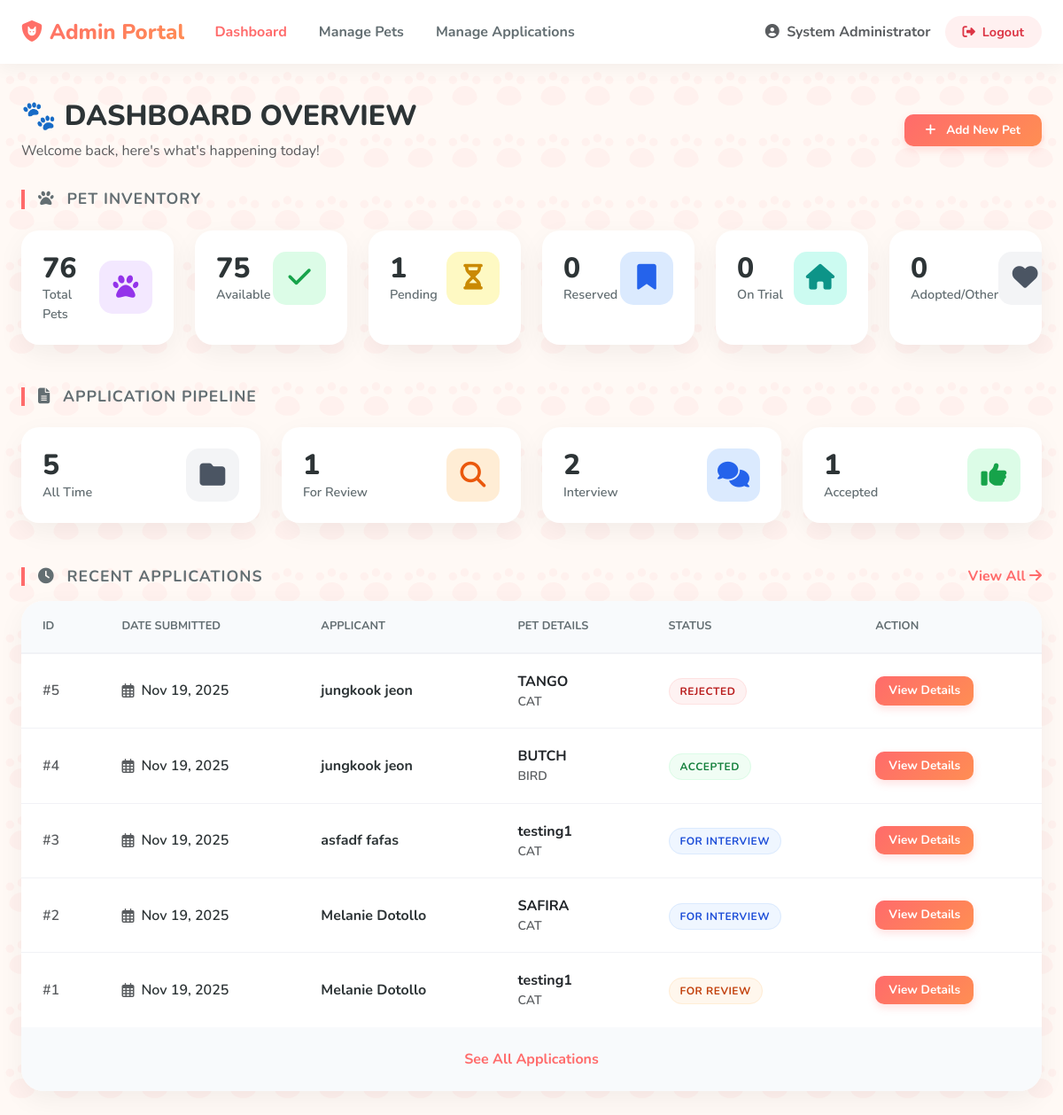
Screenshot of /pet-adoption-system/admin/dashboard.php (signed in) with the database file from the repository.
### tables this page shows
CREATE TABLE `adoption_applications` (
  `application_id` int(11) NOT NULL,
  `adopter_id` int(11) NOT NULL,
  `animal_id` varchar(20) NOT NULL,
  `application_date` timestamp NOT NULL DEFAULT current_timestamp(),
  `status` enum('For Review','For Interview','Accepted','Rejected') DEFAULT 'For Review',
  `notes` text DEFAULT NULL,
  `interview_scheduled_date` datetime DEFAULT NULL,
  `decision_date` date DEFAULT NULL,
  `rejection_reason` text DEFAULT NULL,
  `updated_at` timestamp NOT NULL DEFAULT current_timestamp() ON UPDATE current_timestamp()
);

CREATE TABLE `pets` (
  `animal_id` varchar(20) NOT NULL,
  `intake_type` varchar(50) NOT NULL,
  `intake_date` date NOT NULL,
  `pet_name` varchar(100) NOT NULL,
  `animal_type` varchar(50) NOT NULL,
  `pet_age` varchar(50) NOT NULL,
  `pet_size` varchar(20) NOT NULL,
  `color` varchar(100) NOT NULL,
  `breed` varchar(100) NOT NULL,
  `sex` char(1) NOT NULL,
  `adoption_status` enum('Available','Pending','Reserved','Trial') DEFAULT 'Available',
  `photo_path` varchar(255) DEFAULT NULL,
  `description` text DEFAULT NULL,
  `created_at` timestamp NOT NULL DEFAULT current_timestamp()
);

### pet-adoption-system/includes/session.php (called while the page is built, shortened)
<?php
function getAdminName() {
    return $_SESSION['admin_name'] ?? 'Admin';
}
?>

### pet-adoption-system/admin/dashboard.php (the view, shortened to what this page needs)
<?php
require_once '../includes/session.php';
require_once '../config/database.php';
$stats = [];
$stmt = $pdo->query("SELECT adoption_status, COUNT(*) as count FROM pets GROUP BY adoption_status");
while ($row = $stmt->fetch()) {
    $stats[$row['adoption_status']] = $row['count'];
}
$stats['total_pets'] = $pdo->query("SELECT COUNT(*) FROM pets")->fetchColumn();
$stats['available'] = $stats['Available'] ?? 0;
$stats['pending'] = $stats['Pending'] ?? 0;
$stats['reserved'] = $stats['Reserved'] ?? 0;
$stats['trial'] = $stats['Trial'] ?? 0;
$stats['total_apps'] = $pdo->query("SELECT COUNT(*) FROM adoption_applications")->fetchColumn();
$stats['for_review'] = $pdo->query("SELECT COUNT(*) FROM adoption_applications WHERE status = 'For Review'")->fetchColumn();
$stats['for_interview'] = $pdo->query("SELECT COUNT(*) FROM adoption_applications WHERE status = 'For Interview'")->fetchColumn();
$stats['accepted'] = $pdo->query("SELECT COUNT(*) FROM adoption_applications WHERE status = 'Accepted'")->fetchColumn();
$stats['rejected'] = $pdo->query("SELECT COUNT(*) FROM adoption_applications WHERE status = 'Rejected'")->fetchColumn();
$recent_apps = $pdo->query("
    SELECT aa.application_id, aa.application_date, aa.status,
           CONCAT(a.first_name, ' ', a.last_name) as applicant_name,
           p.pet_name, p.animal_type
    FROM adoption_applications aa
    JOIN adopters a ON aa.adopter_id = a.adopter_id
    JOIN pets p ON aa.animal_id = p.animal_id
    ORDER BY aa.application_date DESC
    LIMIT 10
")->fetchAll();
?>
<!DOCTYPE html>
<html lang="en">
<head>
    <link href="https://cdn.jsdelivr.net/npm/bootstrap@5.3.0/dist/css/bootstrap.min.css" rel="stylesheet">
    <link rel="stylesheet" href="https://cdnjs.cloudflare.com/ajax/libs/font-awesome/6.4.0/css/all.min.css">
</head>
<body>
    <nav class="navbar navbar-expand-lg fixed-top">
        <div class="container-fluid px-4">
            <a class="navbar-brand" href="dashboard.php">
                <i class="fas fa-shield-cat me-2"></i>Admin Portal
            </a>
            <div class="collapse navbar-collapse" id="navbarNav">
                <ul class="navbar-nav me-auto">
                    <li class="nav-item">
                        <a class="nav-link active" href="dashboard.php">Dashboard</a>
                    </li>
                    <li class="nav-item">
                        <a class="nav-link" href="manage-pets.php">Manage Pets</a>
                    </li>
                    <li class="nav-item">
                        <a class="nav-link" href="manage-applications.php">Manage Applications</a>
                    </li>
                </ul>
                <ul class="navbar-nav align-items-center">
                    <li class="nav-item me-3">
                        <span class="text-muted fw-bold">
                            <i class="fas fa-user-circle me-1"></i> <?= htmlspecialchars(getAdminName()) ?>
                        </span>
                    </li>
                    <li class="nav-item">
                        <a class="btn-logout" href="logout.php">
                            <i class="fas fa-sign-out-alt me-1"></i> Logout
                        </a>
                    </li>
                </ul>
            </div>
        </div>
    </nav>
    <div class="container-fluid px-4" style="padding-top: 80px; padding-bottom: 40px;">
        <div class="dashboard-header d-flex justify-content-between align-items-center">
            <div>
                <h2 class="page-title">🐾 DASHBOARD OVERVIEW</h2>
                <p class="text-muted mb-0">Welcome back, here's what's happening today!</p>
            </div>
            <a href="add-pet.php" class="btn btn-view py-2 px-4">
                <i class="fas fa-plus me-2"></i> Add New Pet
            </a>
        </div>
        <h5 class="section-title"><i class="fas fa-paw me-2"></i> Pet Inventory</h5>
        <div class="row g-4 mb-5">
            <div class="col-xl-2 col-md-4 col-sm-6">
                <div class="stat-card stat-purple">
                    <div class="stat-card-body">
                        <div class="stat-text">
                            <h3><?= $stats['total_pets'] ?></h3>
                            <p>Total Pets</p>
                        </div>
                        <div class="stat-icon-wrapper">
                            <i class="fas fa-paw"></i>
                        </div>
                    </div>
                </div>
            </div>
            <div class="col-xl-2 col-md-4 col-sm-6">
                <div class="stat-card stat-green">
                    <div class="stat-card-body">
                        <div class="stat-text">
                            <h3><?= $stats['available'] ?></h3>
                            <p>Available</p>
                        </div>
                        <div class="stat-icon-wrapper">
                            <i class="fas fa-check"></i>
                        </div>
                    </div>
                </div>
            </div>
            <div class="col-xl-2 col-md-4 col-sm-6">
                <div class="stat-card stat-yellow">
                    <div class="stat-card-body">
                        <div class="stat-text">
                            <h3><?= $stats['pending'] ?></h3>
                            <p>Pending</p>
                        </div>
                        <div class="stat-icon-wrapper">
                            <i class="fas fa-hourglass-half"></i>
                        </div>
                    </div>
                </div>
            </div>
            <div class="col-xl-2 col-md-4 col-sm-6">
                <div class="stat-card stat-blue">
                    <div class="stat-card-body">
                        <div class="stat-text">
                            <h3><?= $stats['reserved'] ?></h3>
                            <p>Reserved</p>
                        </div>
                        <div class="stat-icon-wrapper">
                            <i class="fas fa-bookmark"></i>
                        </div>
                    </div>
                </div>
            </div>
            <div class="col-xl-2 col-md-4 col-sm-6">
                <div class="stat-card stat-teal">
                    <div class="stat-card-body">
                        <div class="stat-text">
                            <h3><?= $stats['trial'] ?></h3>
                            <p>On Trial</p>
                        </div>
                        <div class="stat-icon-wrapper">
                            <i class="fas fa-home"></i>
                        </div>
                    </div>
                </div>
            </div>
            <div class="col-xl-2 col-md-4 col-sm-6">
                <div class="stat-card stat-gray">
                    <div class="stat-card-body">
                        <div class="stat-text">
                            <h3><?= $stats['total_pets'] - $stats['available'] - $stats['pending'] - $stats['reserved'] - $stats['trial'] ?></h3>
                            <p>Adopted/Other</p>
                        </div>
                        <div class="stat-icon-wrapper">
                            <i class="fas fa-heart"></i>
                        </div>
                    </div>
                </div>
            </div>
        </div>
        <h5 class="section-title"><i class="fas fa-file-alt me-2"></i> Application Pipeline</h5>
        <div class="row g-4 mb-5">
            <div class="col-md-3">
                <div class="stat-card stat-gray">
                    <div class="stat-card-body">
                        <div class="stat-text">
                            <h3><?= $stats['total_apps'] ?></h3>
                            <p>All Time</p>
                        </div>
                        <div class="stat-icon-wrapper">
                            <i class="fas fa-folder"></i>
                        </div>
                    </div>
                </div>
            </div>
            <div class="col-md-3">
                <div class="stat-card stat-orange">
                    <div class="stat-card-body">
                        <div class="stat-text">
                            <h3><?= $stats['for_review'] ?></h3>
                            <p>For Review</p>
                        </div>
                        <div class="stat-icon-wrapper">
                            <i class="fas fa-search"></i>
                        </div>
                    </div>
                </div>
            </div>
            <div class="col-md-3">
                <div class="stat-card stat-blue">
                    <div class="stat-card-body">
                        <div class="stat-text">
                            <h3><?= $stats['for_interview'] ?></h3>
                            <p>Interview</p>
                        </div>
                        <div class="stat-icon-wrapper">
                            <i class="fas fa-comments"></i>
                        </div>
                    </div>
                </div>
            </div>
            <div class="col-md-3">
                <div class="stat-card stat-green">
                    <div class="stat-card-body">
                        <div class="stat-text">
                            <h3><?= $stats['accepted'] ?></h3>
                            <p>Accepted</p>
                        </div>
                        <div class="stat-icon-wrapper">
                            <i class="fas fa-thumbs-up"></i>
                        </div>
                    </div>
                </div>
            </div>
        </div>
        <div class="row">
            <div class="col-12">
                <div class="d-flex justify-content-between align-items-center mb-3">
                    <h5 class="section-title mb-0"><i class="fas fa-clock me-2"></i> Recent Applications</h5>
                    <a href="manage-applications.php" class="text-decoration-none fw-bold" style="color: var(--primary-color);">View All <i class="fas fa-arrow-right"></i></a>
                </div>
                <div class="table-card">
                    <div class="table-responsive">
                        <table class="table custom-table">
                            <thead>
                                <tr>
                                    <th>ID</th>
                                    <th>Date Submitted</th>
                                    <th>Applicant</th>
                                    <th>Pet Details</th>
                                    <th>Status</th>
                                    <th>Action</th>
                                </tr>
                            </thead>
                            <tbody>
                                <?php if (count($recent_apps) > 0): ?>
                                    <?php foreach ($recent_apps as $app): ?>
                                        <tr>
                                            <td><span class="text-muted">#<?= $app['application_id'] ?></span></td>
                                            <td>
                                                <div class="d-flex align-items-center">
                                                    <i class="far fa-calendar-alt me-2 text-muted"></i>
                                                    <?= date('M j, Y', strtotime($app['application_date'])) ?>
                                                </div>
                                            </td>
                                            <td>
                                                <div class="fw-bold"><?= htmlspecialchars($app['applicant_name']) ?></div>
                                            </td>
                                            <td>
                                                <div class="d-flex flex-column">
                                                    <span class="fw-bold text-dark"><?= htmlspecialchars($app['pet_name']) ?></span>
                                                    <span class="small text-muted"><?= htmlspecialchars($app['animal_type']) ?></span>
                                                </div>
                                            </td>
                                            <td>
                                                <?php
                                                $statusClass = 'bg-light text-dark';
                                                if ($app['status'] == 'For Review') $statusClass = 'status-review';
                                                elseif ($app['status'] == 'For Interview') $statusClass = 'status-interview';
                                                elseif ($app['status'] == 'Accepted') $statusClass = 'status-accepted';
                                                elseif ($app['status'] == 'Rejected') $statusClass = 'status-rejected';
                                                ?>
                                                <span class="status-badge <?= $statusClass ?>">
                                                    <?= htmlspecialchars($app['status']) ?>
                                                </span>
                                            </td>
                                            <td>
                                                <a href="application-details.php?id=<?= $app['application_id'] ?>" class="btn btn-view">
                                                    View Details
                                                </a>
                                            </td>
                                        </tr>
                                    <?php endforeach; ?>
                                <?php endif; ?>
                            </tbody>
                        </table>
                    </div>
                    <a href="manage-applications.php" class="view-all-link">
                        See All Applications
                    </a>
                </div>
            </div>
        </div>
    </div>
</body>
</html>

### rows the page displays
adoption_applications: application_id "5", application_date "Nov 19, 2025", applicant_name "jungkook jeon", animal.pet_name "TANGO", animal.animal_type "CAT", status "REJECTED"
adoption_applications: application_id "4", application_date "Nov 19, 2025", applicant_name "jungkook jeon", animal.pet_name "BUTCH", animal.animal_type "BIRD", status "ACCEPTED"
adoption_applications: application_id "3", application_date "Nov 19, 2025", applicant_name "asfadf fafas", animal.pet_name "testing1", animal.animal_type "CAT", status "FOR INTERVIEW"
adoption_applications: application_id "2", application_date "Nov 19, 2025", applicant_name "Melanie Dotollo", animal.pet_name "SAFIRA", animal.animal_type "CAT", status "FOR INTERVIEW"
adoption_applications: application_id "1", application_date "Nov 19, 2025", applicant_name "Melanie Dotollo", animal.pet_name "testing1", animal.animal_type "CAT", status "FOR REVIEW"

### other values shown
getAdminName() "System Administrator"
$stats['total_pets'] "76"
$stats['available'] "75"
$stats['pending'] "1"
$stats['reserved'] "0"
$stats['trial'] "0"
$stats['total_apps'] "5"
$stats['for_review'] "1"
$stats['for_interview'] "2"
$stats['accepted'] "1"
